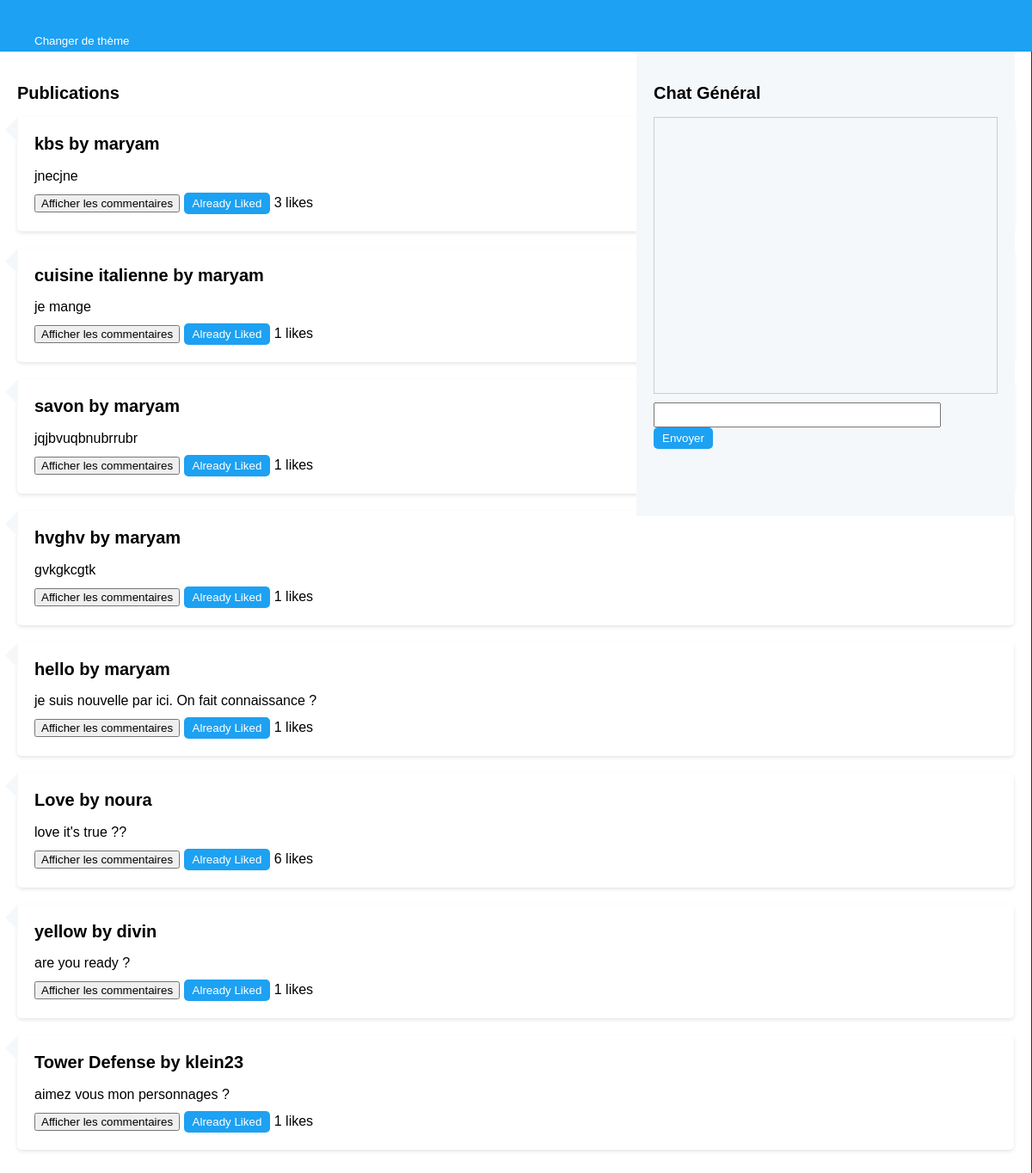
Before: /Acceuil/acceuil.php with the older database file.
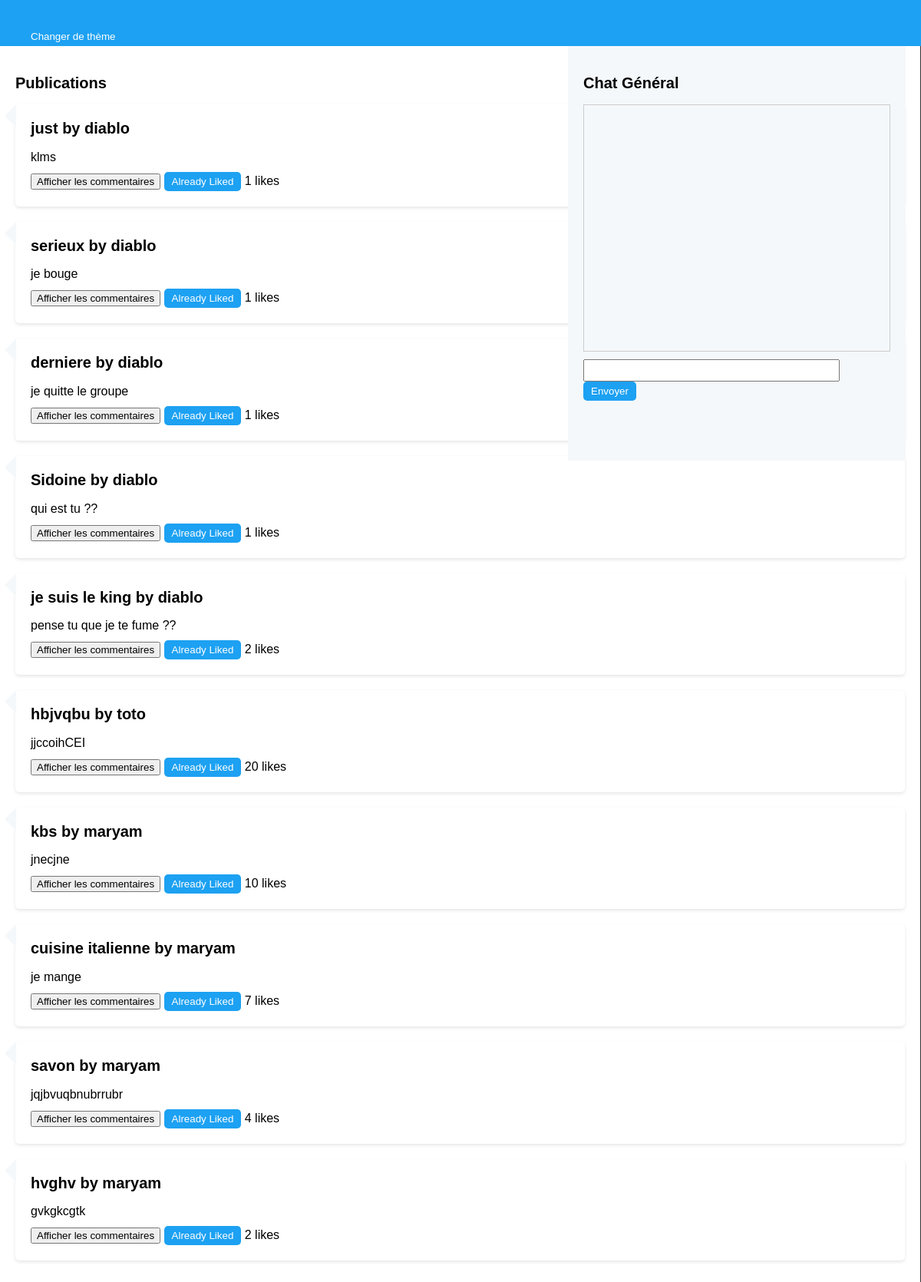
After: the same page with the newer database file.
### tables this page shows
CREATE TABLE IF NOT EXISTS `articles` (
  `id` int(11) NOT NULL AUTO_INCREMENT,
  `user_id` int(11) DEFAULT NULL,
  `title` varchar(255) DEFAULT NULL,
  `content` text,
  `timestamp` timestamp NULL DEFAULT CURRENT_TIMESTAMP,
  PRIMARY KEY (`id`)
);

CREATE TABLE IF NOT EXISTS `user` (
  `id` int(11) NOT NULL AUTO_INCREMENT,
  `username` varchar(255) NOT NULL,
  `password` varchar(255) NOT NULL,
  `photo` varchar(255) DEFAULT NULL,
  `description` text,
  `email` varchar(255) NOT NULL,
  PRIMARY KEY (`id`)
);

### Acceuil/acceuil.php (the view, shortened to what this page needs)
<?php
    require('../phpconnect/database.php');
    $stmt = $pdo->prepare("SELECT articles.*, user.username FROM articles JOIN user ON articles.user_id = user.id ORDER BY timestamp DESC LIMIT 10");
    $stmt->execute();
    $articles = $stmt->fetchAll();
?>
<!DOCTYPE html>
<html>
    <head>
        <link rel="stylesheet" type="text/css" href="acceuil.css">
    </head>
    <body>
        <div class="navbar">
            <button onclick="toggleTheme()">Changer de thème</button>
        </div>
        <div class="content">
            <div class="main-content">
                <h2>Publications</h2>
                <?php foreach ($articles as $article): ?>
                    <div class="article">
                        <h2><?php echo $article['title']; ?> by <?php echo $article['username']; ?></h2>
                        <p><?php echo $article['content']; ?></p>
                        <?php
                        $stmt = $pdo->prepare('SELECT COUNT(*) AS likes FROM likes WHERE article_id = ?');
                        $stmt->execute([$article['id']]);
                        $likes = $stmt->fetch()['likes'];
                        ?>
                        <button class="toggle-comments-button">Afficher les commentaires</button>
                        <?php if (isset($_SESSION['user']) && !$article['liked']): ?>
                            <button class="like-button" data-article-id="<?php echo $article['id']; ?>">Like</button>
                        <?php else: ?>
                            <button class="like-button" data-article-id="<?php echo $article['id']; ?>" disabled>Already Liked</button>
                        <?php endif; ?>
                        <span><?php echo $likes; ?> likes</span>
                    </div>
                <?php endforeach; ?>
            </div>
            <div class="chat">
                <h2>Chat Général</h2>
                <div id="chat-messages"></div>
                <form id="chat-form">
                    <input type="text" id="chat-input">
                    <button type="submit">Envoyer</button>
                </form>
            </div>
        </div>
    </body>
</html>

Changed rows visible on the page:
no longer on this page (row unchanged): articles: title "hello", user.username "maryam", content "je suis nouvelle par ici. On fait connaissance ?", likes "1"
no longer on this page (row unchanged): articles: title "Love", user.username "noura", content "love it's true ??", likes "6"
no longer on this page (row unchanged): articles: title "yellow", user.username "divin", content "are you ready ?", likes "1"
no longer on this page (row unchanged): articles: title "Tower Defense", user.username "klein23", content "aimez vous mon personnages ?", likes "1"
added articles: title "just", user.username "diablo", content "klms", likes "1"
added articles: title "serieux", user.username "diablo", content "je bouge", likes "1"
added articles: title "derniere", user.username "diablo", content "je quitte le groupe", likes "1"
added articles: title "Sidoine", user.username "diablo", content "qui est tu ??", likes "1"
added articles: title "je suis le king", user.username "diablo", content "pense tu que je te fume ??", likes "2"
added articles: title "hbjvqbu", user.username "toto", content "jjccoihCEI", likes "20"
computed for articles "kbs": likes "3" → "10"
computed for articles "cuisine italienne": likes "1" → "7"
computed for articles "savon": likes "1" → "4"
computed for articles "hvghv": likes "1" → "2"
